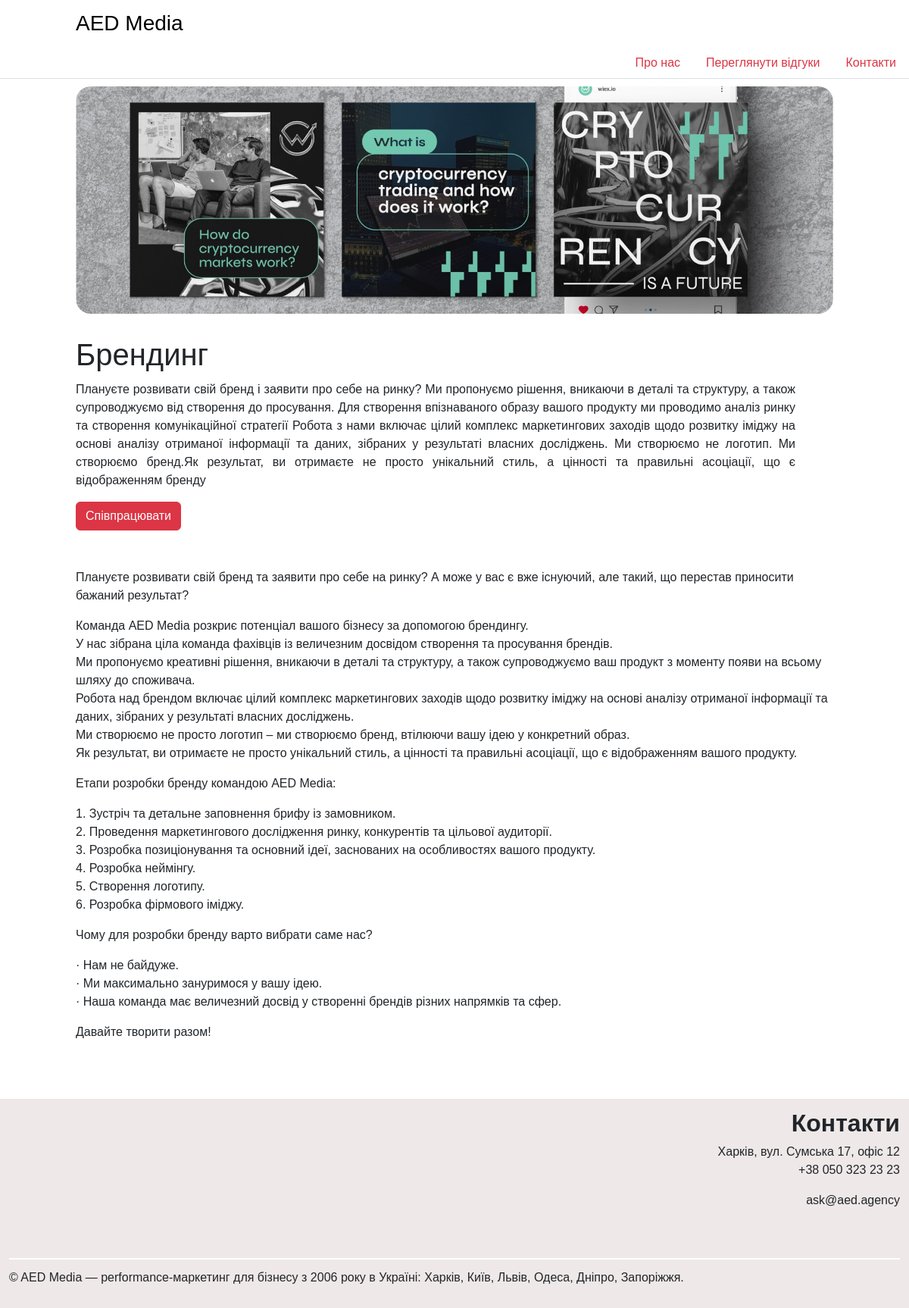
Screenshot of /1/branding/ with the database file from the repository.
### shop/models.py (models this page shows, shortened)
class Product(models.Model):
    name = models.CharField(max_length=200)
    slug = models.SlugField(max_length=200, unique=True)
    image = models.ImageField(upload_to='images/')
    description = models.TextField(blank=True)
    text = models.TextField(blank=True)
    available = models.BooleanField(default=True)
    created = models.DateTimeField(auto_now_add=True)
    updated = models.DateTimeField(auto_now=True)
    class Meta:
        ordering = ['name']
        indexes = [
            models.Index(fields=['id', 'slug']),
            models.Index(fields=['name']),
            models.Index(fields=['-created']),
        ]

### shop/views.py (the view)
# urls.py: path('<int:id>/<slug:slug>/', views.product_detail, name='product_detail'),
def product_detail(request, id, slug):
    product = get_object_or_404(Product, id=id, slug=slug, available=True)
    return render(request, 'shop/product/detail.html', {'product': product})

### templates/shop/product/detail.html (shortened to what this page needs)
{% extends "shop/base.html" %}
{% load static %}
{% block content %}
    <div class="product-detail">
        <img src="{% if product.image %}{{ product.image.url }}{% else %}{% static 'img/no_image.png' %}{% endif %}" width="300" height="300">
        <div class="product-text">
        <h1>{{ product.name }}</h1>
        {{ product.description|linebreaks }}
    <form action="{% url 'shop:new_contact' %}" method="get">
        <button name="submit" type="submit" class="btn btn-danger">Співпрацювати</button>
    </form>  </div></div>
    <div class="text">
    {{ product.text|linebreaks }}</div>
{% endblock %}

### static/css/base.css (style rules this page uses)
body { margin:0; padding:0; font-family:helvetica, sans-serif; }
h1, h2, h3, h4, h5 , h6 { font-family: 'Ubuntu', sans-serif; font-weight:normal; }
.product-detail { margin-top: 1%; text-align:justify; }
.product-detail img { width:100%; }
.product-detail h1 { margin-bottom:0; }
.product-text { margin-top: 3%; margin-right: 5%; }
img { border-radius: 20px; }
.text { margin-top: 5%; }

### rows the page displays
Product: image (picture), name "Брендинг", description "Плануєте розвивати свій бренд і заявити про себе на ринку? Ми пропонуємо рішення, вникаючи в деталі та структуру, а також супроводжуємо від створення до просування. Для створення впізнаваного образу вашого продукту ми проводимо аналіз ринку та створення комунікаційної стратегії Робота з нами включає цілий комплекс маркетингових заходів щодо розвитку іміджу на основі аналізу отриманої інформації та даних, зібраних у результаті власних досліджень. Ми створюємо не логотип. Ми створюємо бренд.Як результат, ви отримаєте не просто унікальний стиль, а цінності та правильні асоціації, що є відображенням бренду", text "Плануєте розвивати свій бренд та заявити про себе на ринку? А може у вас є вже існуючий, але такий, що перестав приносити бажаний результат? Команда AED Media розкриє потенціал вашого бізнесу за допомогою брендингу. У нас зібрана ціла команда фахівців із величезним досвідом створення та просування брендів. Ми пропонуємо креативні рішення, вникаючи в деталі та структуру, а також супроводжуємо ваш продукт з моменту появи на всьому шляху до споживача. Робота над брендом включає цілий комплекс маркетингових заходів щодо розвитку іміджу на основі аналізу отриманої інформації та даних, зібраних у результаті власних досліджень. Ми створюємо не просто логотип – ми створюємо бренд, втілюючи вашу…"
